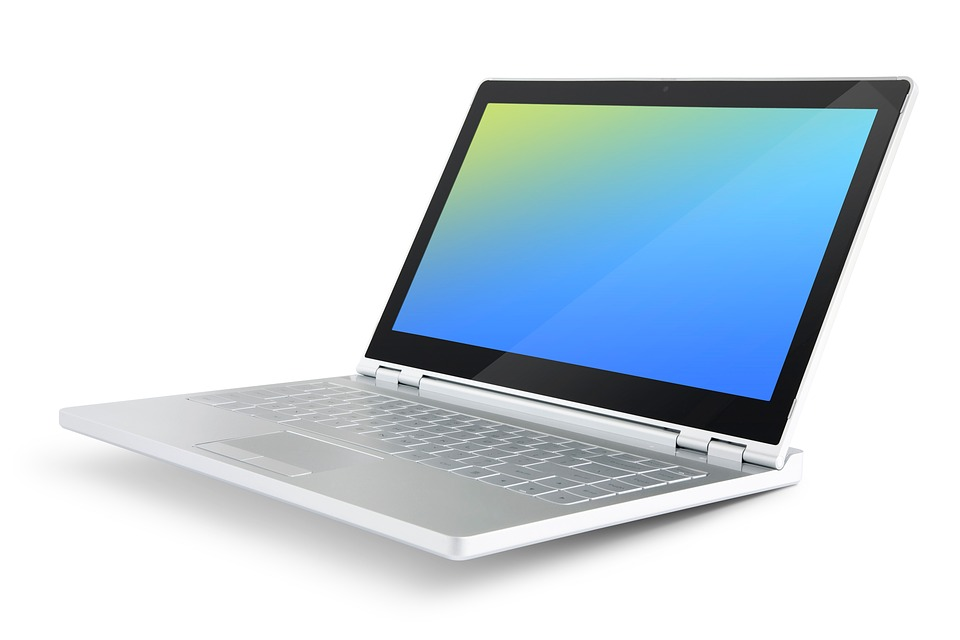
#> input picture week2/CV/laptop.jpg, 960 x 640 px; its folder holds 2 pictures in this run
$ jupyter execute --allow-errors 3_classification.ipynb   (shell and % lines are left out)   (Python 2 division)   (older library calls are emulated)
#> lines starting #> are read from the running program, lines starting #| are printed output that depends on the picture
# [OpenCV-Python Tutorial] Classification

In this notebook, we will learn how to perform Object Classification using Visual Bag of Words(VBoW), spatial histogram feature, and SVM classifier.

---

[cell 1]
#!pip install opencv-python==3.4.2.17
#!pip install opencv-contrib-python==3.4.2.17

[cell 2]
import os, sys
import tarfile
import time
import random
import pickle
from glob import glob

import cv2
import numpy as np
import matplotlib.pyplot as plt
print(cv2.__version__)

[cell 3]
# download dataset
# !wget --load-cookies /tmp/cookies.txt "https://docs.google.com/uc?export=download&confirm=$(wget --quiet --save-cookies /tmp/cookies.txt --keep-session-cookies --no-check-certificate 'https://docs.google.com/uc?export=download&id=137RyRjvTBkBiIfeYBNZBtViDHQ6_Ewsp' -O- | sed -rn 's/.*confirm=([0-9A-Za-z_]+).*/\1\n/p')&id=137RyRjvTBkBiIfeYBNZBtViDHQ6_Ewsp" -O 101_ObjectCategories.tar.gz && rm -rf /tmp/cookies.txt

[cell 4]
caltech_url = 'http://www.vision.caltech.edu/Image_Datasets/Caltech101/101_ObjectCategories.tar.gz'
caltech_filename = '101_ObjectCategories.tar.gz'
caltech_dir = '101_ObjectCategories/'

numTrain = 15
numTest = 15
numClasses = 102
numWords = 600

vocabPath = 'vocab.pkl'
svmPath = os.path.join(caltech_dir, 'svm_data.dat')

# Dataset

## 1. Download Caltech-101 dataset

#> (a cell that did not finish here is left out)

## 2. Setup Data

# Dense SIFT(PHOW) and Visual Words

[cell 6]
# Select 15 train/test images for each class
print('Select 15 train/test images for each class')
#> (the rest of this cell did not finish here and is left out)

## 1. SIFT helper functions

[cell 7]
sift = cv2.xfeatures2d.SIFT_create()

# Resize a image if it's too large
def standarizeImage(img):
    rows, cols = img.shape
    if cols > 480:
        img = cv2.resize(img, (480, int(rows*480/cols)))
    return img

# Detect and extract SIFT from a single image
def SIFT(img):
    kp, des = sift.detectAndCompute(img, None)
    return kp, des

# Load an image + Resize if large + Extract SIFT
def SIFT2(img_fpath):
    img = cv2.imread(img_fpath, cv2.IMREAD_GRAYSCALE)
    img = standarizeImage(img)
    return SIFT(img)

# Dense SIFT(Extract SIFT descriptor in grid points over an image)
def denseSIFT(img, step = 10, size = 7):
    rows, cols = img.shape[:2]
    kp = []
    for x in range(step,cols,step):
        for y in range(step,rows,step):
            kp.append(cv2.KeyPoint(x, y, size))
    kp, des = sift.compute(img, kp)
    return kp, des

# Load an image + Resize if large + Dense SIFT
def denseSIFT2(img_fpath, step = 10):
    img = cv2.imread(img_fpath, cv2.IMREAD_GRAYSCALE)
    img = standarizeImage(img)
    return denseSIFT(img, step)

# Dense SIFT
#> (the rest of this cell did not finish here and is left out)

## 2. Visual Words(Train Vocabulary)

[cell 8]
# Download pre-extracted vocab.pkl
# !wget https://raw.githubusercontent.com/bckim92/iab_practice_example/master/vocab.pkl

[cell 9]
# Train vocabulary
if not os.path.exists(vocabPath):
    # Get PHOW features from 30 random training image to build a dictionary
    print("Extracting PHOW features some training images...")
    PHOW_descrs = []
    temp = [item for sublist in train_image_ll for item in sublist]
    temp = random.sample(temp, 30)
    for fpath in temp:
        _, des = denseSIFT2(fpath)
        PHOW_descrs.append(des)
    PHOW_descrs = np.concatenate(PHOW_descrs, axis=0)
    print("Total {} PHOW features".format(PHOW_descrs.shape[0]))

    # Quantize the descriptors to get the visual words
    print("Running K-means clustering ({} -> {})...".format(PHOW_descrs.shape[0], numWords))
    criteria = (cv2.TERM_CRITERIA_EPS + cv2.TERM_CRITERIA_MAX_ITER, 500, 1.0)
    attempts = 1
    flags = cv2.KMEANS_RANDOM_CENTERS
    start_time = time.time()
    retval, bestLabels, vocab = cv2.kmeans(PHOW_descrs, numWords, None, criteria, attempts, flags)
    print('Elapsed time: {:6}s'.format(time.time() - start_time))

    print('Saving...')
    with open(vocabPath, 'wb') as fd:
        pickle.dump(vocab, fd)
else:
    print("Load the trained visual words...")
    with open(vocabPath, 'rb') as fd:
#> (reads week2/CV/vocab.pkl from the repository)
        vocab = pickle.load(fd)

print('Done!')

[cell 10]
# import collections
# myCounter = collections.Counter(bestLabels.flatten())
# plt.plot(sorted(myCounter.values()))

# Classification - SVM

## Spatial Histogram

[cell 11]
bf = cv2.BFMatcher()

def getImageDescriptor(img, step=10, size=7):
    img = standarizeImage(img)
    cols, rows = img.shape[:2]

    # Extracting denseSIFT and BoW
    kp = []
    for x in range(step,cols,step):
        for y in range(step,rows,step):
            kp.append(cv2.KeyPoint(x, y, size))
    kp, des = sift.compute(img, kp)
    matches = bf.knnMatch(des, vocab, k=1)
    words = [m[0].trainIdx for m in matches]

    # Spatial Binning - 2x2
    binX = 2; binY = 2;
    temp = np.zeros((binX, binY, numWords), dtype=np.float32)
    for k, w in zip(kp, words):
        i = int((k.pt[0]) * binX / cols)
        j = int((k.pt[1]) * binY / rows)
        temp[i, j, w] += 1
    for i in range(binX):
        for j in range(binY):
            temp[i, j, :] /= np.sum(temp[i, j, :])
    temp = temp.flatten()
    hist = temp

    # Spatial Binning - 4x4
    ################################
    # TODO : your code here
    binX = 4; binY = 4;
    temp = np.zeros((binX, binY, numWords), dtype=np.float32)
    for k, w in zip(kp, words):
        i = int((k.pt[0]) * binX / cols)
        j = int((k.pt[1]) * binY / rows)
        temp[i, j, w] += 1
    for i in range(binX):
        for j in range(binY):
            temp[i, j, :] /= np.sum(temp[i, j, :])
    temp = temp.flatten()
    ################################
    hist = np.concatenate((hist, temp), axis=0)

    hist /= np.sum(hist)
    return hist

## 1. Genarate spatial histogram for Training Images

[cell 12]
# Extract spartial histogram for all training images
print('Extract spartial histogram for all training images')
BoW_train_ll = []
#> (the rest of this cell did not finish here and is left out)

## 2. Train SVM

[cell 13]
# Setting training data(BoW, label) for SVM
print('Setting training data(BoW, label) for SVM')
train_bow = []
train_labels = []
#> (the rest of this cell did not finish here and is left out)

[cell 14]
# Train SVM
print('Training SVM...')
svm = cv2.ml.SVM_create()
svm.setType(cv2.ml.SVM_C_SVC)
svm.setKernel(cv2.ml.SVM_LINEAR)
svm.setC(0.01)
svm.setTermCriteria((cv2.TERM_CRITERIA_COUNT, 10, 1.0))

start_time = time.time()
# svm.train(SVM_train_data)
#> (the rest of this cell did not finish here and is left out)

#> (a cell that did not finish here is left out)

## 3. Test trained SVM

[cell 16]
# Extract spartial histogram for all test images
################################
# TODO : your code here
print('Extract spartial histogram for all test images\n')
BoW_test_ll = []
#> (the rest of this cell did not finish here and is left out)

[cell 17]
# Setting test data(BoW, label) for SVM
print('Setting test data(BoW, label) for SVM')
################################
# TODO : your code here
test_bow = []
test_labels = []
#> (the rest of this cell did not finish here and is left out)

#> (a cell that did not finish here is left out)

## 4. Sample Results

[cell 19]
# Show 8 random images
plt.figure(figsize=(16,10))
#> (the rest of this cell did not finish here and is left out)

# Practice: Classify your own image

Choose and classify your own test image using our classification.

- Place your image in the path where this notebook can access
- Load an image as grayscale
- Extract Dense SIFT BoW with `getImageDescriptor()`
- Normalize the bow with Hellinger's kernel
- Predict using the SVM classifier we have trained so far(`svm` instance)

[cell 20]
# !wget https://raw.githubusercontent.com/gendo7985/IAB_2021/main/week2/CV/laptop.jpg

[cell 21]
img_fpath = './laptop.jpg'  # Path to your own image
img = cv2.imread(img_fpath, cv2.IMREAD_GRAYSCALE)
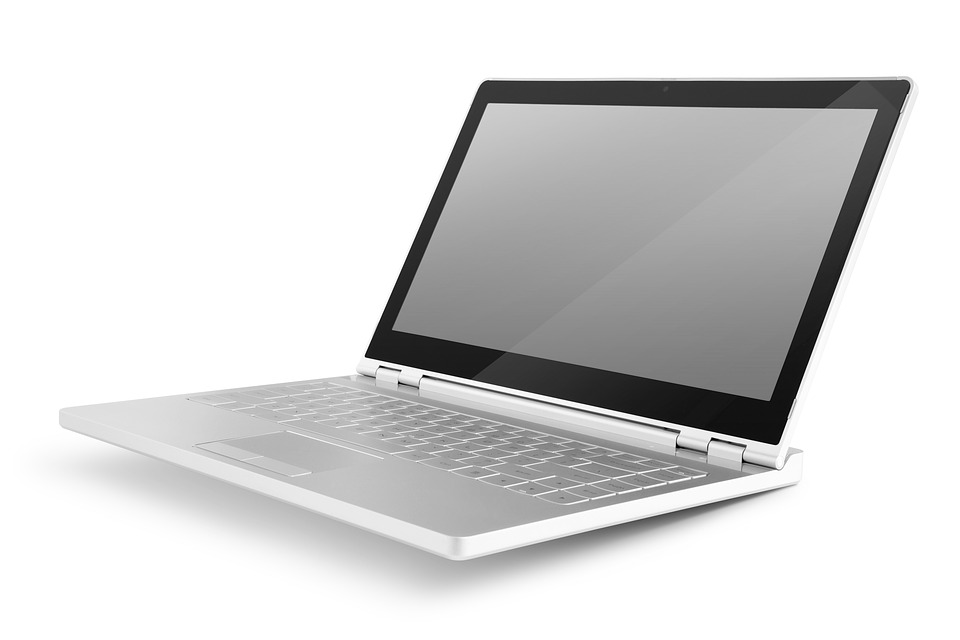
#> img: shape (640, 960); min 0, max 255, mean 215.2

#================ YOUR CODE HERE ===================
bow = getImageDescriptor(img)
#> in getImageDescriptor, `matches = bf.knnMatch(des, vocab, k=1)`: matches = 1457 matches
#> in getImageDescriptor, `words = [m[0].trainIdx for m in matches]`: words = 1457 values, max 599 at index 209, min 0 at index 19, mean 371.8
#> the loop in getImageDescriptor, `for k, w in zip(kp, words):` made 1457 passes
#> (k, w, j) on passes 1 to 3: (keypoint at (10, 10), size 7, 404, 0), (keypoint at (10, 20), size 7, 404, 0), (keypoint at (10, 30), size 7, 404, 0)
#> in getImageDescriptor, `temp = temp.flatten()`: temp = 2400 values, max 0.686 at index 1004, min 0 at index 1, mean 0.00167
#> in getImageDescriptor, `hist = temp`: hist has the same summary as temp
#> in getImageDescriptor, `temp = temp.flatten()`: temp = 9600 values, max 1 at index 404, min 0 at index 0, mean 0.00167
#> in getImageDescriptor, `hist = np.concatenate((hist, temp), axis=0)`: hist = 12000 values, max 1 at index 2804, min 0 at index 1, mean 0.00167
#> in getImageDescriptor, `hist /= np.sum(hist)`: hist = 12000 values, max 0.05 at index 2804, min 0 at index 1, mean 8.33e-05
#> bow has the same summary as hist in getImageDescriptor
# Hellinger's kernel for my own bow
test_bow = np.sqrt(bow)
#> test_bow = 12000 values, max 0.224 at index 2804, min 0 at index 1, mean 0.00126
test_bow -= np.average(test_bow)
#> test_bow = 12000 values, max 0.222 at index 2804, min -0.00126 at index 1, mean 1.14e-10
if np.std(test_bow) != 0:
    test_bow /= np.std(test_bow)
#> test_bow = 12000 values, max 24.59 at index 2804, min -0.139 at index 1, mean 1.21e-08

#> (the rest of this cell did not finish here and is left out)
